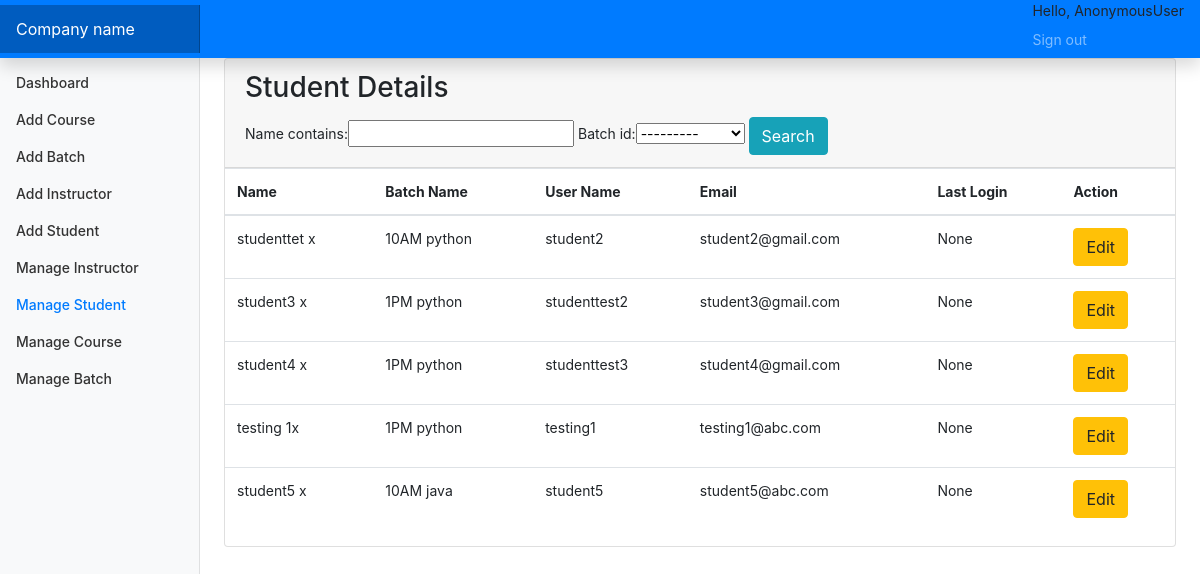
The page /manages on the database as committed earlier.
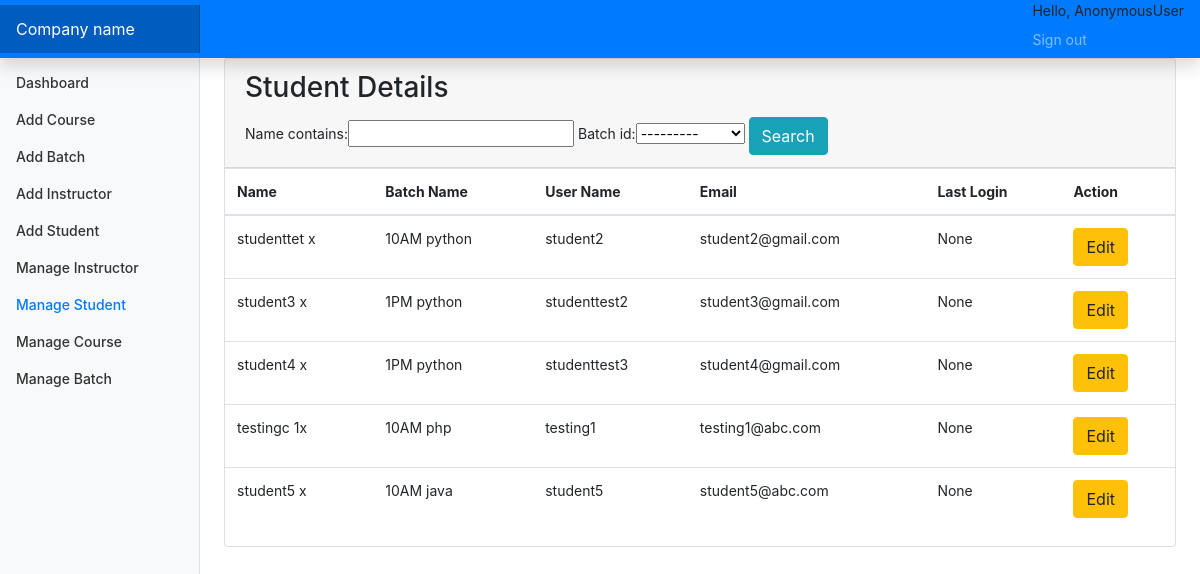
The same page on the database as committed later.
### account/models.py (models this page shows, shortened)
class Students(models.Model):
    id=models.AutoField(primary_key=True)
    name=models.CharField(max_length=255,null=True,blank=True)
    user=models.OneToOneField(CustomUser,on_delete=models.CASCADE)
    batch_id=models.ForeignKey(Batch,on_delete=models.DO_NOTHING,default=1)
    objects = models.Manager()

class Batch(models.Model):
    id=models.AutoField(primary_key=True)
    batch_name=models.CharField(max_length=255)
    course_id=models.ForeignKey(Course,on_delete=models.CASCADE,default=1)
    instructor_id=models.ForeignKey(Instructor,on_delete=models.CASCADE)
    start_time=models.TimeField(null=True,blank=True)
    end_time=models.TimeField(null=True,blank=True)
    days = models.CharField(max_length=100)
    objects=models.Manager()
    def __str__(self):
        return self.batch_name

class CustomUser(AbstractUser):
    user_type_data=((1,"Admin"),(2,"Instructor"),(3,"Students"))
    user_type=models.CharField(default=1,choices=user_type_data,max_length=10)

### account/views.py (the view)
# urls.py: path('manages',views.manageStudent,name="manages"),
def manageStudent(request):
    stu=Students.objects.all()
    myfilter=StudentFilter(request.GET,queryset=stu)
    stu=myfilter.qs
    return render(request,"HOD/manage_students.html",{"students":stu,"myfilter":myfilter})

### account/templates/HOD/manage_students.html (shortened to what this page needs)
{% extends 'base.html'%}
{% block sidebarstuff %}
<li class="nav-item">
    <a class="nav-link" href="{% url 'dashboard' %}">
        Dashboard <span class="sr-only">(current)</span>
    </a>
</li>
<li class="nav-item">
    <a class="nav-link" href="{% url 'addCourses' %}">
        Add Course
    </a>
</li>
<li class="nav-item">
    <a class="nav-link" href="{% url 'addBatch' %}">
        Add Batch
    </a>
</li>
<li class="nav-item">
    <a class="nav-link" href="{% url 'addInstructor' %}">
        Add Instructor
    </a>
</li>
<li class="nav-item">
    <a class="nav-link" href="{% url 'addStudent' %}">
        Add Student
    </a>
</li>
<li class="nav-item">
    <a class="nav-link" href="{% url 'managei' %}">
        Manage Instructor
    </a>
</li>
<li class="nav-item">
    <a class="nav-link active" href="{% url 'manages' %}">
        Manage Student
    </a>
</li>
<li class="nav-item">
    <a class="nav-link" href="{% url 'managec' %}">
        Manage Course
    </a>
</li>
<li class="nav-item">
    <a class="nav-link" href="{% url 'manageb' %}">
        Manage Batch
    </a>
</li>
{% endblock sidebarstuff %}
{% block maincontent %}
<main role="main" class="col-md-9 ml-sm-auto col-lg-10 px-md-4">
    <div class="row">
        <div class="col-md-12 ">
            <div class="card">
                <div class="card-header">
                    <h3 class="card-title">Student Details</h3>
                    <div class="card-tools">
                        <div class="input-group input-group-sm" style="width: auto;">
                            <form method="GET">
                                {{myfilter.form}}
                                <button type="submit" class="btn btn-info">Search</button>
                                </form>
                        </div>
                    </div>
                </div>
                <div class="card-body table-responsive p-0">
                    <table class="table table-hover text-nowrap">
                        <thead>
                            <tr>
                                <th>Name</th>
                                <th>Batch Name</th>
                                <th>User Name</th>
                                <th>Email</th>
                                <th>Last Login</th>
                                <th>Action</th>
                            </tr>
                        </thead>
                        <tbody>
                            {% for student in students %}
                            <tr>
                                <td>{{ student.name }}</td>
                                <td>{{ student.batch_id }}</td>
                                <td>{{ student.user.username }}</td>
                                <td>{{ student.user.email }}</td>
                                <td>{{ student.user.last_login }}</td>
                                <td><a href="/edit_student/{{ student.user.id }}" class="btn btn-warning">Edit</a>
                                </td>
                            </tr>
                            {% endfor %}
                        </tbody>
                    </table>
                </div>
            </div>
        </div>
    </div>
</main>
{% endblock maincontent %}

Rows that differ between the two databases and show on the page:
changed Students "testing1": name "testing 1x" → "testingc 1x"; batch_id "1PM python" → "10AM php"
